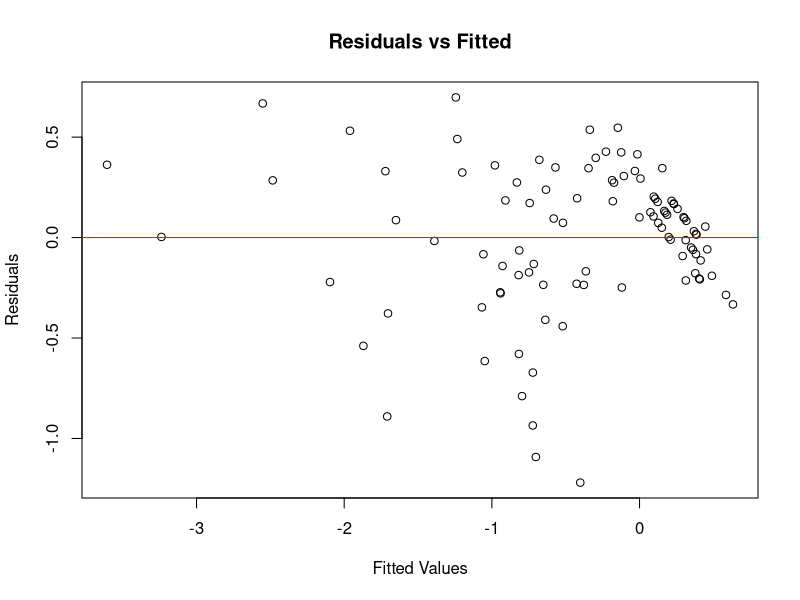
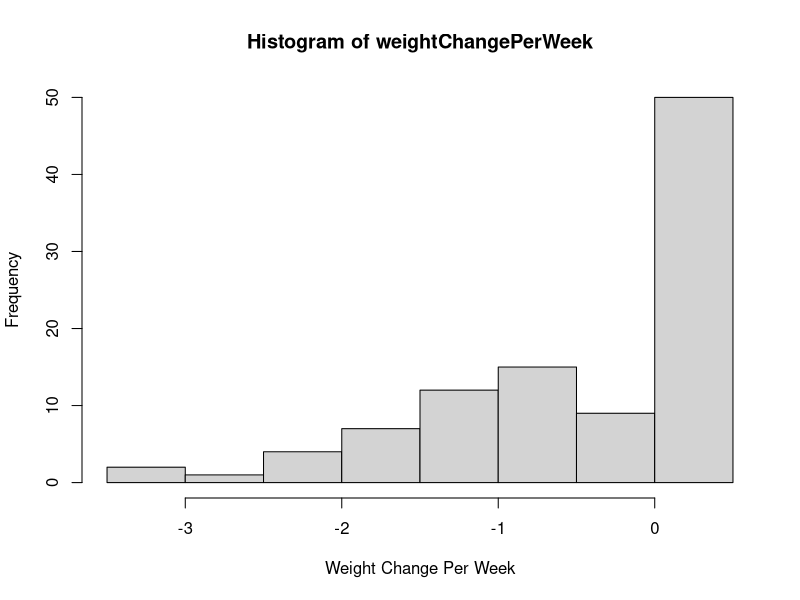
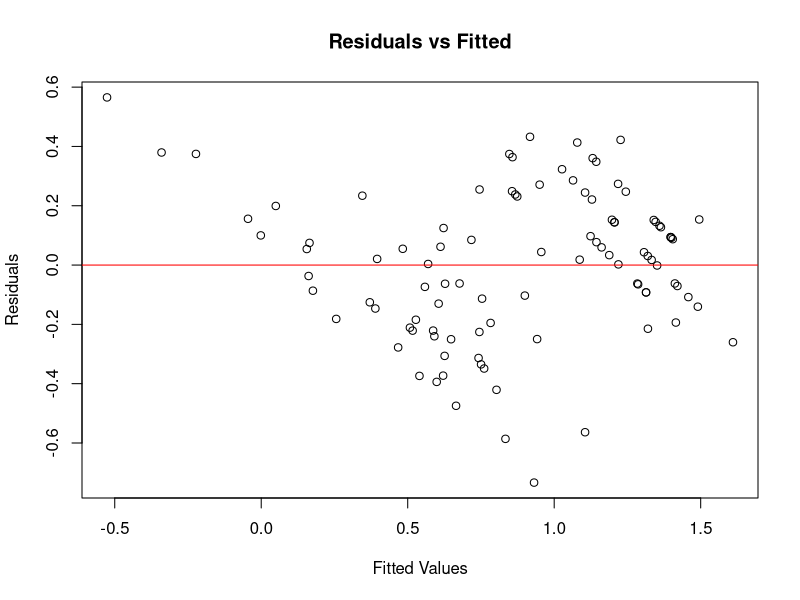
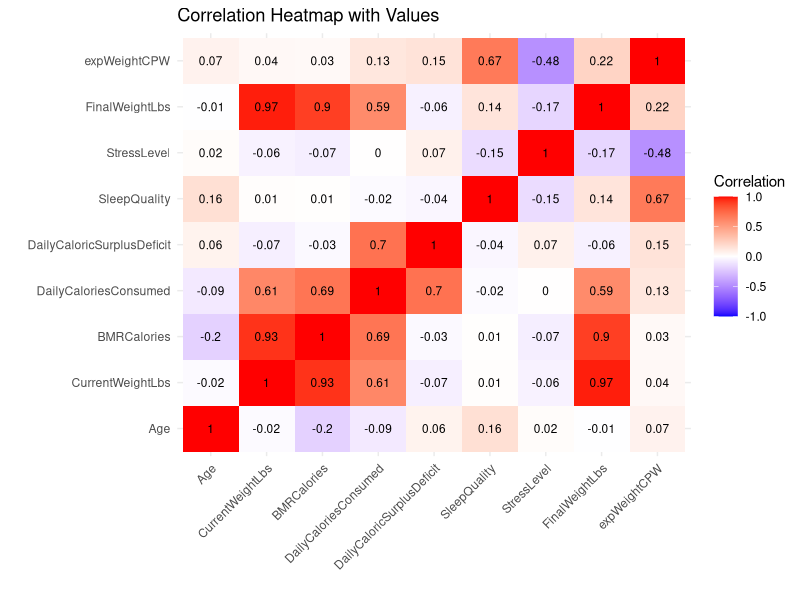
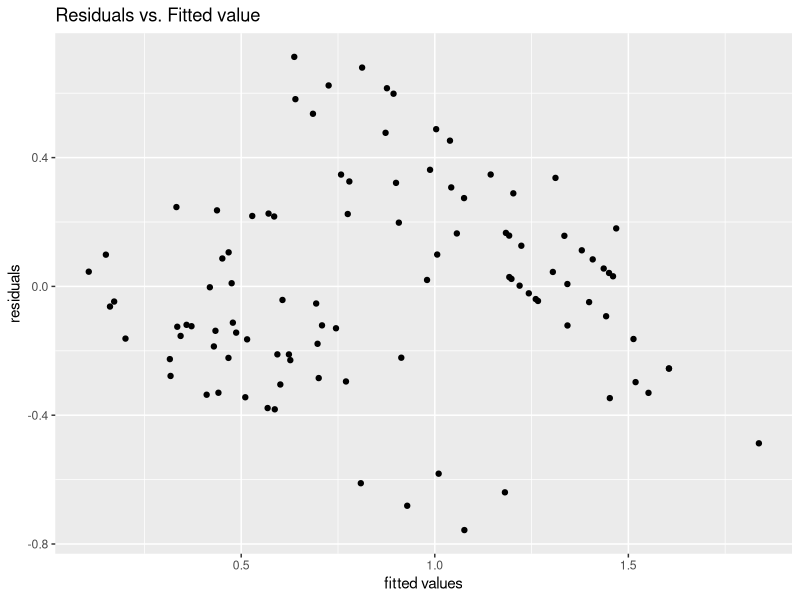
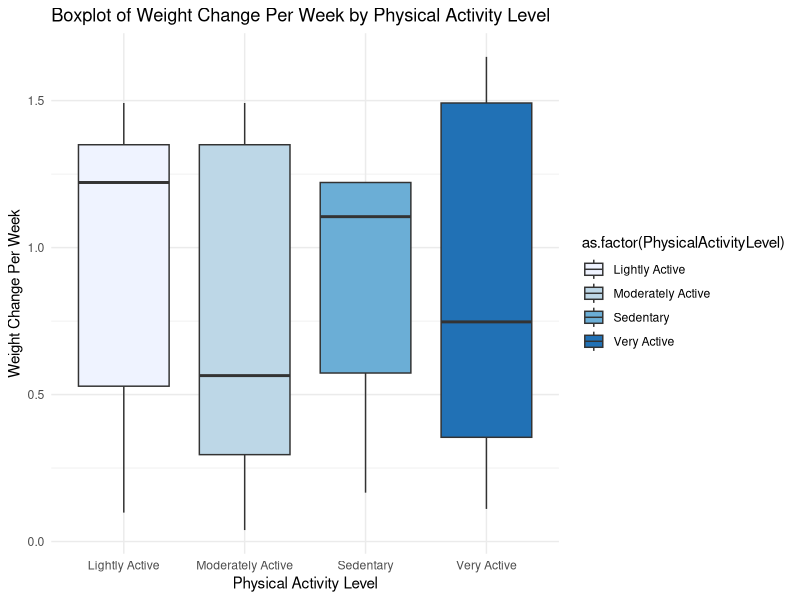
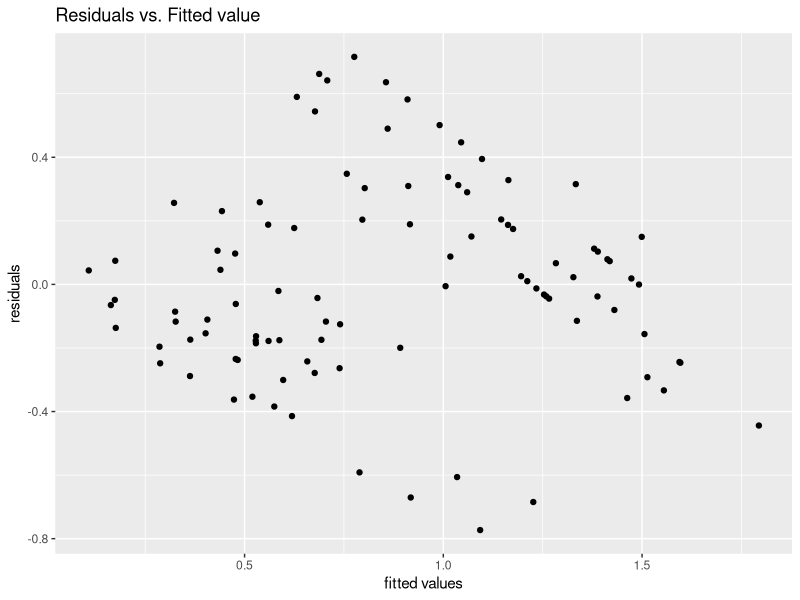
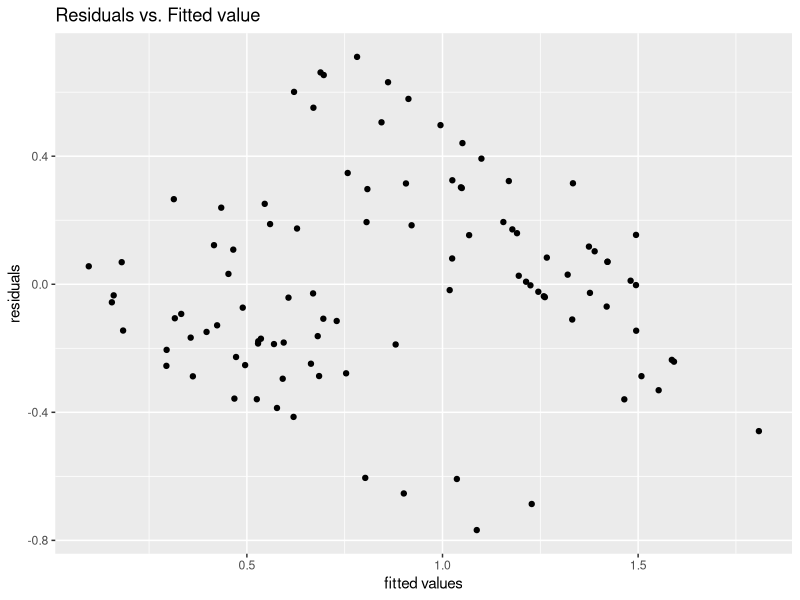

Source code (R) for these figures, in order:
## ---- chunk 1
library(leaps)
library(dplyr)
library(ggplot2)
library(car)
library(reshape2)
## ---- chunk 2
weightData <- read.table("weight_change_dataset.csv", header=TRUE, sep=",")
head(weightData)
## ---- chunk 3

#we treate sleep quality and stress level treat as continuous variables since the levels have a meaningful progression or rank (e.g., increasing physical effort or impact on health).

cleanWeight <- weightData %>%
  mutate(
    Sleep.Quality = case_when(
      Sleep.Quality == "Excellent" ~ 4,
      Sleep.Quality == "Good" ~ 3,
      Sleep.Quality == "Fair" ~ 2,
      Sleep.Quality == "Poor" ~ 1
    )
  )


colnames(cleanWeight) <- c(
  "ParticipantID", "Age", "Gender", 
  "CurrentWeightLbs", "BMRCalories", "DailyCaloriesConsumed", 
  "DailyCaloricSurplusDeficit", "WeightChangeLbs", "DurationWeeks", 
  "PhysicalActivityLevel", "SleepQuality", "StressLevel", 
  "FinalWeightLbs"
)

# Convert categorical variables into factors
cleanWeight <- cleanWeight %>%
  mutate(
    Gender = factor(Gender, levels = c("M", "F"))
  )

#make ratio by weight and duration
#by gradescope suggestion 3

cleanWeight <- cleanWeight %>%
  mutate(weightChangePerWeek = WeightChangeLbs / DurationWeeks) %>%
  select(-ParticipantID, -WeightChangeLbs, -DurationWeeks)

head(cleanWeight)
## ---- chunk 4
model <- lm(weightChangePerWeek ~ ., data = cleanWeight)
plot(model$fitted.values, residuals(model), 
     main = "Residuals vs Fitted",
     xlab = "Fitted Values", 
     ylab = "Residuals")
abline(h = 0, col = "red")
## ---- chunk 5
hist(cleanWeight$weightChangePerWeek, 
     main = "Histogram of weightChangePerWeek", 
     xlab = "Weight Change Per Week")
## ---- chunk 6
model <- lm(exp(weightChangePerWeek) ~ ., data = cleanWeight)
plot(model$fitted.values, residuals(model), 
     main = "Residuals vs Fitted",
     xlab = "Fitted Values", 
     ylab = "Residuals")
abline(h = 0, col = "red")
## ---- chunk 7
expWeight <- cleanWeight %>%
  mutate(expWeightCPW = exp(weightChangePerWeek)) %>%
  subset(select = -c(weightChangePerWeek) )
## ---- chunk 8
numeric_data <- expWeight %>%
  select(where(is.numeric))

# Compute correlation matrix
cor_matrix <- cor(numeric_data, use = "complete.obs")

# Melt the correlation matrix for visualization
cor_melt <- melt(cor_matrix)

# Create the heatmap
ggplot(cor_melt, aes(x = Var1, y = Var2, fill = value)) +
  geom_tile() +
  geom_text(aes(label = round(value, 2)), color = "black", size = 3) +
  scale_fill_gradient2(low = "blue", high = "red", mid = "white", midpoint = 0, 
                       limit = c(-1, 1), space = "Lab", name = "Correlation") +
  theme_minimal() +
  theme(axis.text.x = element_text(angle = 45, hjust = 1)) +
  labs(title = "Correlation Heatmap with Values", x = "", y = "")
## ---- chunk 9
vif_model <- lm(expWeightCPW ~ ., data = expWeight)

# Calculate VIF
vif_values <- vif(vif_model)

# Print VIF values
print(vif_values)
## ---- chunk 10
#Incredible High VIF mulicolinearly so delete one vairable
expWeight <- expWeight %>%
  select(-DailyCaloriesConsumed)


vif_model <- lm(expWeightCPW ~ ., data = expWeight)

# Calculate VIF
vif_values <- vif(vif_model)

# Print VIF values
print(vif_values)
## ---- chunk 11
expWeight <- expWeight %>%
  select(-BMRCalories)


vif_model <- lm(expWeightCPW ~ ., data = expWeight)

# Calculate VIF
vif_values <- vif(vif_model)

# Print VIF values
print(vif_values)
## ---- chunk 12
expWeight <- expWeight %>%
  select(-FinalWeightLbs)


vif_model <- lm(expWeightCPW ~ ., data = expWeight)

# Calculate VIF
vif_values <- vif(vif_model)

# Print VIF values
print(vif_values)
## ---- chunk 13
regAll <- lm(expWeightCPW ~ .,  expWeight)
summary(regAll)
## ---- chunk 14
regAll %>%
  ggplot(aes(x = regAll$fitted.values , y = regAll$residuals)) +
  geom_point() +
   labs(title = "Residuals vs. Fitted value",
       x = "fitted values", y = "residuals")
## ---- chunk 15
ggplot(expWeight, aes(x = as.factor(PhysicalActivityLevel), y = expWeightCPW, fill = as.factor(PhysicalActivityLevel))) +
  geom_boxplot() +
  labs(title = "Boxplot of Weight Change Per Week by Physical Activity Level",
       x = "Physical Activity Level",
       y = "Weight Change Per Week") +
  scale_fill_brewer(palette = "Blues") +
  theme_minimal()
## ---- chunk 16
newCleanWeight <- expWeight

newCleanWeight$PhysicalActivityLevel <- as.character(newCleanWeight$PhysicalActivityLevel) 
newCleanWeight$PhysicalActivityLevel[newCleanWeight$PhysicalActivityLevel %in% c("Sedentary", "Lightly Active")] <- "low Activity"
newCleanWeight$PhysicalActivityLevel[newCleanWeight$PhysicalActivityLevel %in% c("Moderately Active", "Very Active")] <- "high Activity"

newCleanWeight$PhysicalActivityLevel <- as.factor(newCleanWeight$PhysicalActivityLevel)

regAll <- lm(expWeightCPW ~ .,  newCleanWeight)
summary(regAll)
newCleanWeight
## ---- chunk 17

# s = regsubsets(expWeightCPW~., data=newCleanWeight, method="exhaustive")
# 
# ss <- summary(s)
# ss$outmat
## ---- chunk 18
# num_predictors <- rownames(ss$which)
# 
# 
# plot(num_predictors, ss$rsq, type = "b", pch = 19,
#      main = "R^2 vs Number of Predictors",
#      xlab = "Number of Predictors", ylab = "R^2")
# 
# # Plot Adjusted R^2
# plot(num_predictors, ss$adjr2, type = "b", pch = 19,
#      main = "Adjusted R^2 vs Number of Predictors",
#      xlab = "Number of Predictors", ylab = "Adjusted R^2")
# 
# 
# num_predictors <- 1:length(ss$cp) 
# cp_values <- ss$cp
# 
# # Plot Cp 
# plot(num_predictors, cp_values, type = "b", pch = 19,
#      main = "Mallows' Cp vs Number of Predictors",
#      xlab = "Number of Predictors", ylab = "Cp")
# 
# abline(a = 1, b = 1, col = "royalblue", lty = 2, lwd = 2)
# 
# text(num_predictors, cp_values, labels = round(cp_values, 2), pos = 3, cex = 0.8, col = "black")

## ---- chunk 19
regfull <- lm(expWeightCPW ~ DailyCaloricSurplusDeficit + SleepQuality +  StressLevel + Age + Gender + CurrentWeightLbs + PhysicalActivityLevel,  newCleanWeight)
summary(regfull)
## ---- chunk 20

regfull %>%
  ggplot(aes(x = regfull$fitted.values , y = regfull$residuals)) +
  geom_point() +
   labs(title = "Residuals vs. Fitted value",
       x = "fitted values", y = "residuals")
## ---- chunk 21
reg6 <- lm(expWeightCPW ~ DailyCaloricSurplusDeficit + SleepQuality +  StressLevel + Age + Gender + CurrentWeightLbs,  newCleanWeight)
summary(reg6)
## ---- chunk 22
reg6 %>%
  ggplot(aes(x = reg6$fitted.values , y = reg6$residuals)) +
  geom_point() +
   labs(title = "Residuals vs. Fitted value",
       x = "fitted values", y = "residuals")
## ---- chunk 23
reg5<- lm(expWeightCPW ~ DailyCaloricSurplusDeficit + SleepQuality +  StressLevel + Age + Gender,  newCleanWeight)
summary(reg5)
## ---- chunk 24
reg5 %>%
  ggplot(aes(x = reg5$fitted.values , y = reg5$residuals)) +
  geom_point() +
   labs(title = "Residuals vs. Fitted value",
       x = "fitted values", y = "residuals")
## ---- chunk 25
reg4<- lm(expWeightCPW ~ DailyCaloricSurplusDeficit + SleepQuality +  StressLevel + Gender,  newCleanWeight)
summary(reg4)
## ---- chunk 26
reg4 %>%
  ggplot(aes(x = reg6$fitted.values , y = reg4$residuals)) +
  geom_point() +
   labs(title = "Residuals vs. Fitted value",
       x = "fitted values", y = "residuals")
## ---- chunk 27
reg3<- lm(expWeightCPW ~ DailyCaloricSurplusDeficit + SleepQuality +  StressLevel,  newCleanWeight)
summary(reg3)
## ---- chunk 28
ggplot(reg3, aes(x = reg3$fitted.values, y = reg3$residuals)) +
  geom_point() +
  labs(title = "Residuals vs. Fitted value",
       x = "Fitted Value", y = "Residuals") +
  theme_minimal()

## ---- chunk 29
ggplot(newCleanWeight, aes(x = DailyCaloricSurplusDeficit, y = expWeightCPW, color = as.factor(SleepQuality))) +
  geom_point() +
  geom_smooth(method = "lm", se = FALSE) +
  labs(title = "PhysicalActivityLevel and SleepQuality",
       x = "Stress Level",
       y = "Weight Change Per Week")
## ---- chunk 30
ggplot(newCleanWeight, aes(x = DailyCaloricSurplusDeficit, y = expWeightCPW, color = as.factor(StressLevel))) +
  geom_point() +
  geom_smooth(method = "lm", se = FALSE) +
  labs(title = "PhysicalActivityLevel and SleepQuality",
       x = "Sleep Quality",
       y = "Weight Change Per Week")
## ---- chunk 31
regLab <- lm(exp(expWeightCPW) ~ DailyCaloricSurplusDeficit * SleepQuality + StressLevel,  newCleanWeight)
summary(regLab)
## ---- chunk 32
regLab <- lm(exp(expWeightCPW) ~ DailyCaloricSurplusDeficit * StressLevel +  SleepQuality,  newCleanWeight)
summary(regLab)
## ---- chunk 33
ggplot(data = cleanWeight, aes(x = SleepQuality, y = weightChangePerWeek)) +
  geom_point() +
  labs(title = "Linear vs Quadratic Fit", x = "Sleep Quality", y = "weight Change Per Week")

ggplot(data = cleanWeight, aes(x = StressLevel, y = weightChangePerWeek)) +
  geom_point() +
  labs(title = "Linear vs Quadratic Fit", x = "Stress Level", y = "weight Change Per Week")
## ---- chunk 34
n = nrow(cleanWeight)
squared_errors <- numeric(n)

# Perform LOOCV
for (i in 1:n) {
  train_data <- cleanWeight[-i, ]
  test_data <- cleanWeight[i, , drop = FALSE]
  predicted <- predict(reg3, newdata = test_data)
  squared_errors[i] <- (test_data$weightChangePerWeek - log(predicted))^2
}

loocv_mse <- mean(squared_errors)
cat("LOOCV Mean Squared Error:", loocv_mse, "\n")
